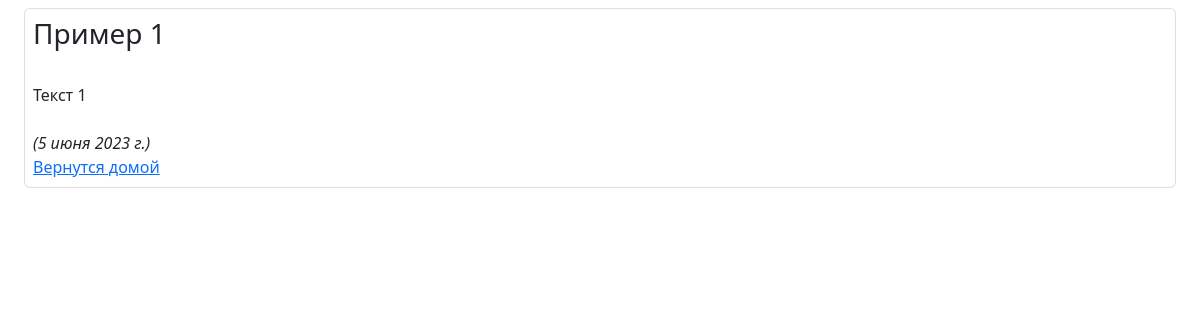
Before: /page/1 with the older database file.
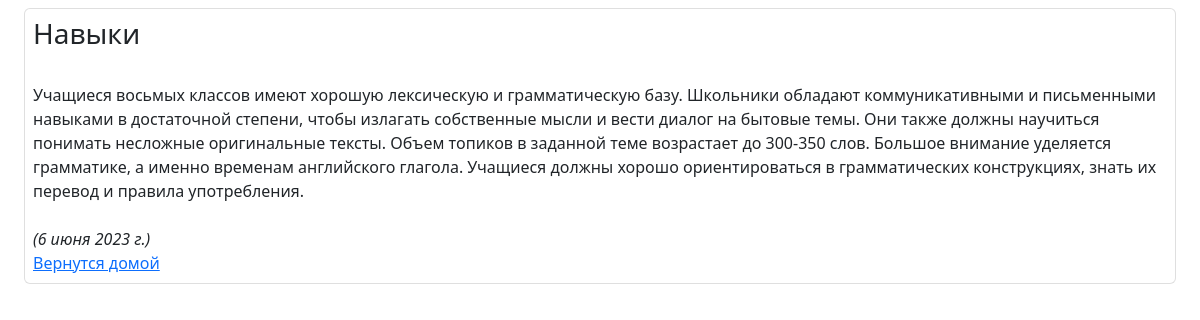
After: the same page with the newer database file.
### app/models.py (models this page shows, shortened)
class Articles(models.Model):
    create_date = models.DateField(auto_now=True)
    name = models.CharField(max_length=200, verbose_name='Название')
    text = models.TextField(verbose_name='Текст статьи')
    class Meta:
        verbose_name = 'Статью'
        verbose_name_plural = 'Статьи'

### app/views.py (the view)
# urls.py: path('page/<int:id>', page, name='page')
def page(request, id):
    return render(request, 'page.html', context = {
        'article': Articles.objects.get(id=id)
    })

### app/templates/page.html (shortened to what this page needs)
<!doctype html>
<html lang="en">
<head>
    <link href="https://cdn.jsdelivr.net/npm/bootstrap@5.2.3/dist/css/bootstrap.min.css" rel="stylesheet"
>
</head>
<body>
<div class="px-4">
    <ul class="list-group">
        <li class="list-group-item mt-2 p-2">
            <h3>{{ article.name }} </h3>
            <br>
            <span> {{ article.text}} </span>
            <br> <br>
            <span><i>({{ article.create_date }})</i></span>
            <br>
            <span><a href=" {% url 'home' %}"> Вернутся домой </a></span>
        </li>
    </ul>
</div>
</body>
</html>

Changed rows visible on the page:
changed Articles: name "Пример 1" → "Навыки"; text "Текст 1" → "Учащиеся восьмых классов имеют хорошую лексическую и грамматическую базу. Школьники обладают коммуникативными и письменными навыками в достаточной степени, чтобы излагать собственные мысли и вести диалог на бытовые темы. Они также должны научиться понимать несложные оригинальные тексты. Объем топиков в заданной теме возрастает до 300-350 слов. Большое внимание уделяется грамматике, а именно временам английского глагола. Учащиеся должны хорошо ориентироваться в грамматических конструкциях, знать их перевод и правила употребления."; create_date "5 июня 2023 г." → "6 июня 2023 г."
